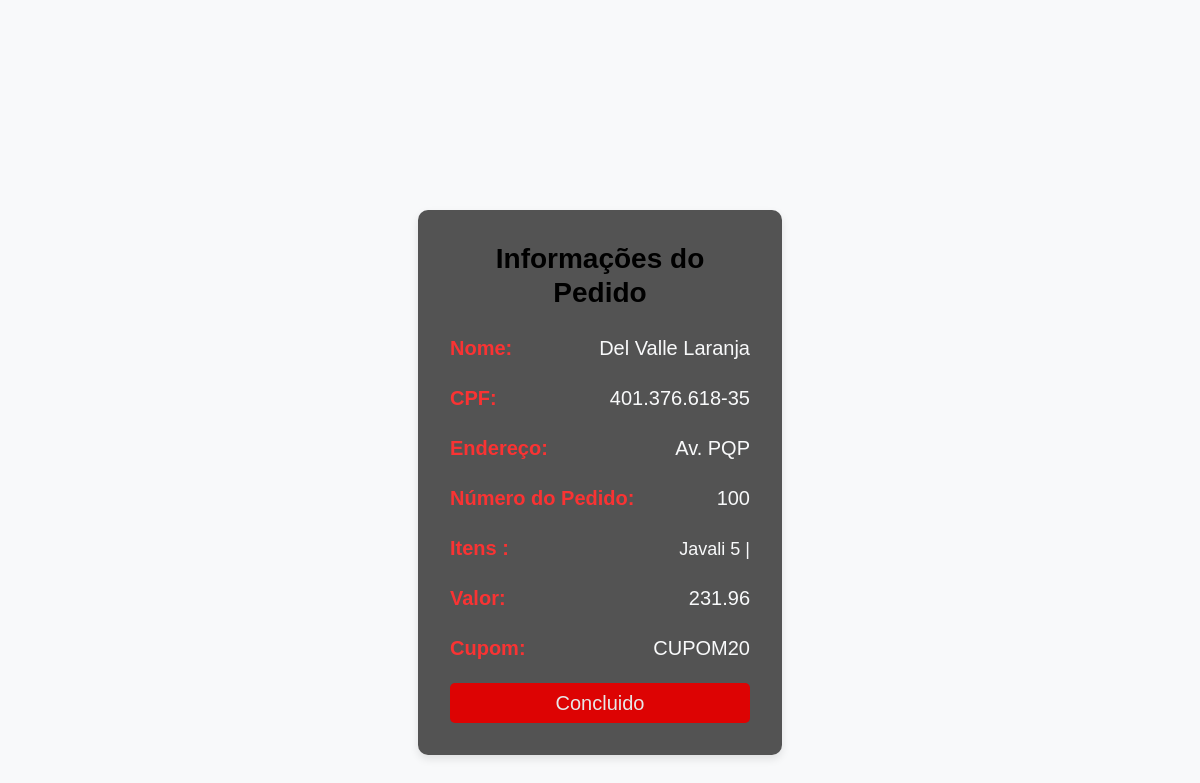
/HTML_Pizzaria/pedido.php (signed in), run on the app's committed database.
### tables this page shows
CREATE TABLE `pedido` (
  `id` int(11) NOT NULL,
  `id_cliente` int(11) NOT NULL,
  `itens_pedidos` varchar(1000) NOT NULL,
  `nome_cupom` varchar(50) NOT NULL,
  `valor_total` decimal(6,2) NOT NULL
);

CREATE TABLE `clientes` (
  `id` int(11) NOT NULL,
  `nome` varchar(100) DEFAULT NULL,
  `endereco` varchar(100) NOT NULL,
  `telefone` varchar(100) NOT NULL,
  `cpf` varchar(50) NOT NULL,
  `email` varchar(100) NOT NULL,
  `senha` int(50) NOT NULL
);

### HTML_Pizzaria/pedido.php (the view, shortened to what this page needs)
<?php
include_once("../PHP_Functions/Functions.php");
?>
<!doctype html>
<html lang="en">
  <head>
    <link href="https://cdn.jsdelivr.net/npm/bootstrap@5.2.3/dist/css/bootstrap.min.css" rel="stylesheet">
    <link rel="stylesheet" href="../CSS_Pizzaria/pedido.css">
  </head>
  <body>
    <div class="container mt-5">
        <div class="row">
          <div class="col-lg-6 offset-lg-3 contact-section">
            <div class="contact-info">
       <div class="container">
  <div class="row">
    <div class="col-lg-8 offset-lg-2 info-section">
    <?php
      $id_user = $_SESSION['id'];
      $query = $pdo->query("SELECT * FROM clientes INNER JOIN pedido ON clientes.id = pedido.id_cliente WHERE clientes.id = $id_user ORDER BY pedido.id DESC LIMIT 1;");
      $res = $query->fetchAll(PDO::FETCH_ASSOC);
      foreach($res as $row) {
        $id = $row["id"];
        $nome = $row["nome"];
        $endereco = $row["endereco"];
        $cpf = $row["cpf"];
        $cupom = $row["nome_cupom"];
        $valor_total = $row["valor_total"];
        $itens = $row['itens_pedidos'];
        ?>
              <h2 class="text-center mb-4">Informações do Pedido</h2>
<div class="info-item">
  <label>Nome:</label>
  <span><?php echo $nome ?></span>
</div>
<div class="info-item">
  <label>CPF:</label>
  <span><?php echo $cpf ?></span>
</div>
<div class="info-item">
  <label>Endereço:</label>
  <span><?php echo $endereco ?></span>
</div>
<div class="info-item">
  <label>Número do Pedido:</label>
  <span><?php  echo $id ?></span>
</div>
<div class="info-item" id="itens">
  <label>Itens :</label>
  <div class="container_itens">
  <span id="itens_container"><?php echo $itens?></span>
  </div>
</div>
<div class="info-item">
  <label>Valor:</label>
  <span><?php echo $valor_total ?></span>
</div>
<div class="info-item">
  <label>Cupom:</label>
  <span><?php if (isset($cupom)){
    echo $cupom;
  }
  else{
    echo"Nenhum cupom usado";
  } ?></span>
</div>
<a href="home.php" id="concluido">Concluido</a>
</div>
</div>
</div>
      <?php }
      ?>
  </body>
</html>

### CSS_Pizzaria/pedido.css (style rules this page uses)
.row { margin-top: 100px; margin-bottom: 100px; }
body { background-color: #f8f9fa; color: rgb(249, 51, 51); font-family: Arial, sans-serif; background-image: url(../IMG/c6de39db-330b-4044-8b7e-07c201426f83_upscaled\ \(1\).png); background-size: cover; background-position: center; }
.info-section { max-width: 600px; margin: 0 auto; padding: 2rem; background-color: #3d3d3de0; border-radius: 10px; box-shadow: 0 4px 8px rgba(0, 0, 0, 0.1); margin-top: 10px; display: flex; box-sizing: border-box; flex-direction: column; justify-content: space-around; }
.info-section h2 { font-size: 28px; color: rgb(0, 0, 0); margin-bottom: 30px; font-weight: 900; }
.info-item { margin-bottom: 20px; display: flex; align-items: baseline; justify-content: space-between; }
.container_itens { text-align: right; width: 70%; }
#itens_container { font-size: 18px; }
.info-item label { font-size: 20px; font-weight: bold; }
.info-item span { font-size: 20px; color: #f8f9fa; }
#concluido { padding: 5px 10px; text-align: center; background-color: rgb(221, 3, 3); border-radius: 5px; text-decoration: none; color: rgb(231, 231, 231); font-size: 20px; transition: 0.5s; }

### data on the page
pedido: id_cliente.nome "Del Valle Laranja", id_cliente.cpf "401.376.618-35", id_cliente.endereco "Av. PQP", id "100", itens_pedidos "Javali 5 |", valor_total "231.96", nome_cupom "CUPOM20"
